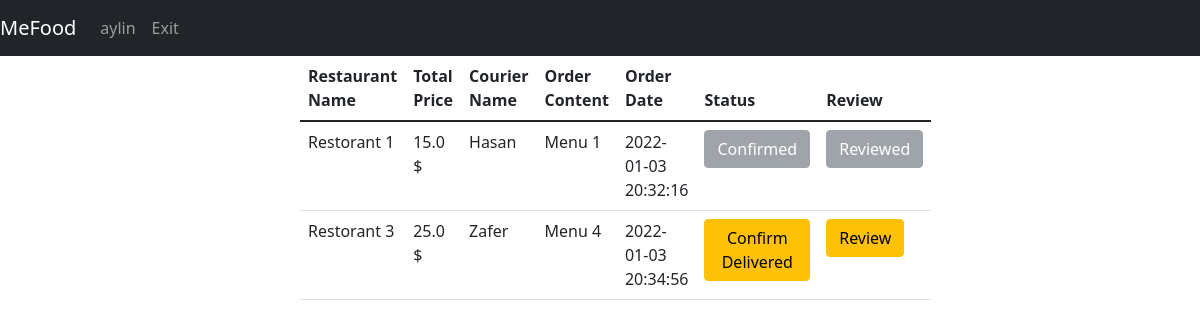
Page /myOrders (signed in) on the committed database.
### tables this page shows
CREATE TABLE restaurant(id INTEGER PRIMARY KEY, restaurantName varchar(30),address varchar(250),lat Text,lng Text,isOpen binary,averageRating REAL);

CREATE TABLE foodOrder(id INTEGER PRIMARY KEY,content TEXT,orderDate Date DEFAULT (datetime('now','localtime')),totalPrice REAL, is_delivered INTEGER DEFAULT(0), is_reviewed INTEGER DEFAULT(0), restaurantId INTEGER, courierID int REFERENCES couriers(id) ON UPDATE CASCADE, userUserName varchar(30) REFERENCES users(username) ON UPDATE CASCADE, FOREIGN KEY(restaurantId) REFERENCES restaurant(id));

CREATE TABLE couriers(id INTEGER PRIMARY KEY,name TEXT,is_available TEXT,lat REAL,lng, orderId int REFERENCES foodOrder(id) ON UPDATE CASCADE);

### app.py (the view)
@app.route("/myOrders", methods=["GET", "POST"])
def myOrders():
    with sqlite3.connect(DATABASE) as database:
        cursor = database.cursor()
    cursor.execute("SELECT foodOrder.totalPrice,foodOrder.orderDate,couriers.name, foodOrder.content, foodOrder.id, foodOrder.is_delivered, restaurant.restaurantName, foodOrder.is_reviewed, restaurant.id "
                   "FROM foodOrder INNER JOIN couriers ON couriers.id = foodOrder.courierID and foodOrder.userUserName=(?) INNER JOIN restaurant ON foodOrder.restaurantId = restaurant.id", (session["username"],))
    orders = cursor.fetchall()
    return render_template("user/list_user_orders.html", username=session["username"], data=orders)

### templates/user/list_user_orders.html (shortened to what this page needs)
{% extends 'base.html' %}
{% block navbar %}
<nav class="navbar navbar-expand-lg navbar-dark bg-dark">
    <a class="navbar-brand" href="#">MeFood</a>
    <div class="collapse navbar-collapse" id="navbarNav">
        <ul class="navbar-nav">
          <li class="nav-item active"><a class="nav-link" href="/">{{username}}</a></li>
          <li class="nav-item active"><a class="nav-link" href="/exit">Exit</a></li>
        </ul>
    </div>
</nav>
{% endblock %}
{% block body %}
<center>
    <div class="col-md-6">
        <form action="/home" method="POST">
        <table class="table table-hover">
             <thead>
               <tr>
                 <th scope="col">Restaurant Name</th>
                 <th scope="col">Total Price</th>
                 <th scope="col">Courier Name</th>
                 <th scope="col">Order Content</th>
                 <th scope="col">Order Date</th>
                 <th scope="col">Status</th>
                 <th scope="col">Review</th>
               </tr>
             </thead>
             <tbody>
             {%for i in range(data|length)%}
               <tr>
                 <td>{{ data[i][6] }} </td>
                 <td>{{ data[i][0] }} $</td>
                 <td>{{ data[i][2] }}</td>
                 <td>{{ data[i][3] }}</td>
                 <td>{{ data[i][1] }}</td>
                   {% if data[i][5] == 1 %}
                       <td><button class="btn btn-secondary" disabled name="confirmedOrder" value="{{data[i][4]}}">Confirmed</button></td>
                   {% else %}
                       <td><button class="btn btn-warning" name="confirmedOrder" value="{{data[i][4]}}">Confirm Delivered</button></td>
                   {% endif %}
                   {% if data[i][7] == 1 %}
                       <td><button class="btn btn-secondary" disabled name="confirmedOrder" value="{{data[i][4]}}">Reviewed</button></td>
                   {% else %}
                       <td><a href="/reviewRestaurant?restId={{ data[i][8] }}&foodOrderId={{ data[i][4] }}" class="btn btn-warning" name="confirmedOrder" value="{{data[i][4]}}">Review</a></td>
                   {% endif %}
               </tr>
             {%endfor%}
             </tbody>
        </table>
        </form>
    </div>
</center>
{% endblock %}

### rows in the picture
restaurant: restaurantName "Restorant 1"
foodOrder: totalPrice "15.0", content "Menu 1", orderDate "2022-01-03 20:32:16"
couriers: name "Hasan"
restaurant: restaurantName "Restorant 3"
foodOrder: totalPrice "25.0", content "Menu 4", orderDate "2022-01-03 20:34:56"
couriers: name "Zafer"

### other values in the picture
{{ username }} "aylin"
